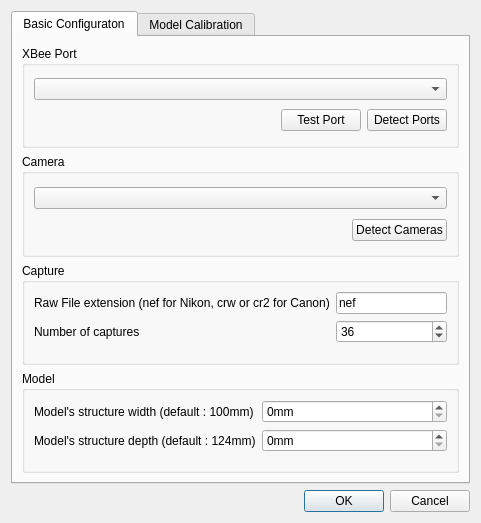
<?xml version="1.0" encoding="UTF-8"?>
<ui version="4.0">
 <class>SettingsForm</class>
 <widget class="QDialog" name="SettingsForm">
  <property name="geometry">
   <rect>
    <x>0</x>
    <y>0</y>
    <width>481</width>
    <height>523</height>
   </rect>
  </property>
  <property name="windowTitle">
   <string>Settings</string>
  </property>
  <layout class="QVBoxLayout" name="verticalLayout_4">
   <item>
    <widget class="QTabWidget" name="tabWidget">
     <property name="currentIndex">
      <number>0</number>
     </property>
     <widget class="QWidget" name="tab">
      <attribute name="title">
       <string>Basic Configuraton</string>
      </attribute>
      <layout class="QVBoxLayout" name="verticalLayout_3">
       <item>
        <widget class="QGroupBox" name="xbeeBox">
         <property name="title">
          <string>XBee Port</string>
         </property>
         <layout class="QVBoxLayout" name="verticalLayout">
          <item>
           <widget class="QComboBox" name="xbeePortCombo">
            <property name="sizePolicy">
             <sizepolicy hsizetype="Expanding" vsizetype="Fixed">
              <horstretch>0</horstretch>
              <verstretch>0</verstretch>
             </sizepolicy>
            </property>
           </widget>
          </item>
          <item>
           <layout class="QHBoxLayout" name="horizontalLayout_3">
            <item>
             <spacer name="horizontalSpacer">
              <property name="orientation">
               <enum>Qt::Horizontal</enum>
              </property>
              <property name="sizeHint" stdset="0">
               <size>
                <width>40</width>
                <height>20</height>
               </size>
              </property>
             </spacer>
            </item>
            <item>
             <widget class="QPushButton" name="testPortButton">
              <property name="text">
               <string>Test Port</string>
              </property>
             </widget>
            </item>
            <item>
             <widget class="QPushButton" name="detectPortsButton">
              <property name="text">
               <string>Detect Ports</string>
              </property>
              <property name="icon">
               <iconset resource="resources/icons/icons.qrc">
                <normaloff>:/icons/refresh.png</normaloff>:/icons/refresh.png</iconset>
              </property>
              <property name="iconSize">
               <size>
                <width>16</width>
                <height>16</height>
               </size>
              </property>
             </widget>
            </item>
           </layout>
          </item>
         </layout>
        </widget>
       </item>
       <item>
        <widget class="QGroupBox" name="cameraBox">
         <property name="title">
          <string>Camera</string>
         </property>
         <layout class="QVBoxLayout" name="verticalLayout_2">
          <item>
           <widget class="QComboBox" name="cameraPortCombo">
            <property name="sizePolicy">
             <sizepolicy hsizetype="Expanding" vsizetype="Fixed">
              <horstretch>0</horstretch>
              <verstretch>0</verstretch>
             </sizepolicy>
            </property>
           </widget>
          </item>
          <item>
           <layout class="QHBoxLayout" name="horizontalLayout_4">
            <item>
             <spacer name="horizontalSpacer_2">
              <property name="orientation">
               <enum>Qt::Horizontal</enum>
              </property>
              <property name="sizeHint" stdset="0">
               <size>
                <width>40</width>
                <height>20</height>
               </size>
              </property>
             </spacer>
            </item>
            <item>
             <widget class="QPushButton" name="detectCamerasButton">
              <property name="text">
               <string>Detect Cameras</string>
              </property>
              <property name="icon">
               <iconset resource="resources/icons/icons.qrc">
                <normaloff>:/icons/refresh.png</normaloff>:/icons/refresh.png</iconset>
              </property>
              <property name="iconSize">
               <size>
                <width>16</width>
                <height>16</height>
               </size>
              </property>
             </widget>
            </item>
           </layout>
          </item>
         </layout>
        </widget>
       </item>
       <item>
        <widget class="QGroupBox" name="groupBox">
         <property name="title">
          <string>Capture</string>
         </property>
         <layout class="QFormLayout" name="formLayout">
          <property name="fieldGrowthPolicy">
           <enum>QFormLayout::AllNonFixedFieldsGrow</enum>
          </property>
          <item row="0" column="0">
           <widget class="QLabel" name="label">
            <property name="text">
             <string>Raw File extension (nef for Nikon, crw or cr2 for Canon)</string>
            </property>
           </widget>
          </item>
          <item row="0" column="1">
           <widget class="QLineEdit" name="rawExtensionEdit">
            <property name="text">
             <string>nef</string>
            </property>
           </widget>
          </item>
          <item row="1" column="1">
           <widget class="QSpinBox" name="captureNumber">
            <property name="minimum">
             <number>1</number>
            </property>
            <property name="maximum">
             <number>360</number>
            </property>
            <property name="value">
             <number>36</number>
            </property>
           </widget>
          </item>
          <item row="1" column="0">
           <widget class="QLabel" name="label_2">
            <property name="text">
             <string>Number of captures</string>
            </property>
           </widget>
          </item>
         </layout>
        </widget>
       </item>
       <item>
        <widget class="QGroupBox" name="modelBox">
         <property name="title">
          <string>Model</string>
         </property>
         <layout class="QFormLayout" name="formLayout_2">
          <item row="0" column="0">
           <widget class="QLabel" name="label_3">
            <property name="text">
             <string>Model's structure width (default : 100mm)</string>
            </property>
           </widget>
          </item>
          <item row="0" column="1">
           <widget class="QSpinBox" name="modelWidthBox">
            <property name="suffix">
             <string>mm</string>
            </property>
            <property name="maximum">
             <number>1000</number>
            </property>
            <property name="value">
             <number>0</number>
            </property>
           </widget>
          </item>
          <item row="1" column="0">
           <widget class="QLabel" name="label_4">
            <property name="text">
             <string>Model's structure depth (default : 124mm)</string>
            </property>
           </widget>
          </item>
          <item row="1" column="1">
           <widget class="QSpinBox" name="modelDepthBox">
            <property name="suffix">
             <string>mm</string>
            </property>
            <property name="maximum">
             <number>1000</number>
            </property>
            <property name="value">
             <number>0</number>
            </property>
           </widget>
          </item>
         </layout>
        </widget>
       </item>
      </layout>
     </widget>
     <widget class="QWidget" name="tab_2">
      <attribute name="title">
       <string>Model Calibration</string>
      </attribute>
      <layout class="QVBoxLayout" name="verticalLayout_5">
       <item>
        <layout class="QFormLayout" name="formLayout_3">
         <item row="0" column="0">
          <widget class="QLabel" name="modelLabel">
           <property name="text">
            <string>Model</string>
           </property>
          </widget>
         </item>
         <item row="0" column="1">
          <widget class="QComboBox" name="modelCalibBox"/>
         </item>
         <item row="1" column="0">
          <widget class="QLabel" name="motorLbel">
           <property name="text">
            <string>Motor</string>
           </property>
          </widget>
         </item>
         <item row="1" column="1">
          <widget class="QComboBox" name="motorCalibBox"/>
         </item>
        </layout>
       </item>
       <item>
        <layout class="QHBoxLayout" name="horizontalLayout_2">
         <item>
          <widget class="QLabel" name="servoPosLabel">
           <property name="text">
            <string>Servo Position</string>
           </property>
          </widget>
         </item>
         <item>
          <widget class="QSlider" name="servoPosSlider">
           <property name="minimum">
            <number>500</number>
           </property>
           <property name="maximum">
            <number>3000</number>
           </property>
           <property name="orientation">
            <enum>Qt::Horizontal</enum>
           </property>
          </widget>
         </item>
         <item>
          <widget class="QSpinBox" name="servoPosSpin">
           <property name="minimum">
            <number>500</number>
           </property>
           <property name="maximum">
            <number>3000</number>
           </property>
          </widget>
         </item>
        </layout>
       </item>
       <item>
        <layout class="QHBoxLayout" name="horizontalLayout_5">
         <item>
          <widget class="QPushButton" name="closedPositionButton">
           <property name="text">
            <string>Store closed position</string>
           </property>
          </widget>
         </item>
         <item>
          <widget class="QPushButton" name="openedPositionButton">
           <property name="text">
            <string>Store opened position</string>
           </property>
          </widget>
         </item>
        </layout>
       </item>
       <item>
        <layout class="QHBoxLayout" name="horizontalLayout">
         <item>
          <widget class="QLineEdit" name="renameEdit"/>
         </item>
         <item>
          <widget class="QPushButton" name="renameButton">
           <property name="text">
            <string>Rename Model</string>
           </property>
          </widget>
         </item>
        </layout>
       </item>
       <item>
        <spacer name="verticalSpacer">
         <property name="orientation">
          <enum>Qt::Vertical</enum>
         </property>
         <property name="sizeHint" stdset="0">
          <size>
           <width>20</width>
           <height>40</height>
          </size>
         </property>
        </spacer>
       </item>
      </layout>
     </widget>
    </widget>
   </item>
   <item>
    <widget class="QDialogButtonBox" name="buttonBox">
     <property name="orientation">
      <enum>Qt::Horizontal</enum>
     </property>
     <property name="standardButtons">
      <set>QDialogButtonBox::Cancel|QDialogButtonBox::Ok</set>
     </property>
    </widget>
   </item>
  </layout>
 </widget>
 <resources>
  <include location="resources/icons/icons.qrc"/>
 </resources>
 <connections>
  <connection>
   <sender>buttonBox</sender>
   <signal>accepted()</signal>
   <receiver>SettingsForm</receiver>
   <slot>accept()</slot>
   <hints>
    <hint type="sourcelabel">
     <x>284</x>
     <y>513</y>
    </hint>
    <hint type="destinationlabel">
     <x>157</x>
     <y>274</y>
    </hint>
   </hints>
  </connection>
  <connection>
   <sender>buttonBox</sender>
   <signal>rejected()</signal>
   <receiver>SettingsForm</receiver>
   <slot>reject()</slot>
   <hints>
    <hint type="sourcelabel">
     <x>352</x>
     <y>513</y>
    </hint>
    <hint type="destinationlabel">
     <x>286</x>
     <y>274</y>
    </hint>
   </hints>
  </connection>
  <connection>
   <sender>servoPosSlider</sender>
   <signal>sliderMoved(int)</signal>
   <receiver>servoPosSpin</receiver>
   <slot>setValue(int)</slot>
   <hints>
    <hint type="sourcelabel">
     <x>362</x>
     <y>136</y>
    </hint>
    <hint type="destinationlabel">
     <x>413</x>
     <y>133</y>
    </hint>
   </hints>
  </connection>
  <connection>
   <sender>servoPosSpin</sender>
   <signal>valueChanged(int)</signal>
   <receiver>servoPosSlider</receiver>
   <slot>setValue(int)</slot>
   <hints>
    <hint type="sourcelabel">
     <x>416</x>
     <y>151</y>
    </hint>
    <hint type="destinationlabel">
     <x>327</x>
     <y>145</y>
    </hint>
   </hints>
  </connection>
 </connections>
</ui>
